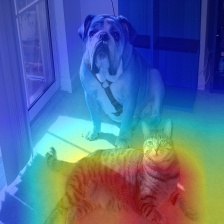
#> input picture heatmap/pytorch-grad-cam/examples/augsmooth.jpg, 224 x 224 px, given in place of 00010.jpg, which was not available
$ jupyter execute --allow-errors Untitled1.ipynb
#> lines starting #> are read from the running program, lines starting #| are printed output that depends on the picture; pictures that were not available may be replaced by others from this repository, and a replacement may not be noted
[cell 1]
import matplotlib.pyplot as plt   # 資料視覺化套件
import cv2

img0=cv2.imread('heatdata/severe/PACG/00010.jpg')
#> img0 is the input picture: shape (224, 224, 3); mean B, G, R 150.4, 104.4, 80.9
img1=cv2.imread('heatdata/severe/heatmap/PACG/10gradcam_cam.jpg')
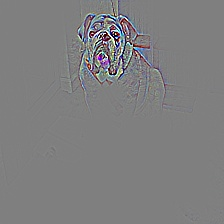
#> input picture heatmap/pytorch-grad-cam/examples/cam_gb_dog.jpg, 224 x 224 px, given in place of 10gradcam_cam.jpg, which was not available
#> img1 is the input picture: shape (224, 224, 3); mean B, G, R 127.5, 126.6, 126.8
img2=cv2.imread('heatdata/severe/heatmap/PACG/10gradcam++_cam.jpg')
img3=cv2.imread('heatdata/severe/heatmap/PACG/10eigencam_cam.jpg')
img4=cv2.imread('heatdata/severe/heatmap/PACG/10eigengradcam_cam.jpg')
img5=cv2.imread('heatdata/severe/heatmap/PACG/10scorecam_cam.jpg')
img6=cv2.imread('heatdata/severe/heatmap/PACG/10layercam_cam.jpg')

b,g,r = cv2.split(img0)
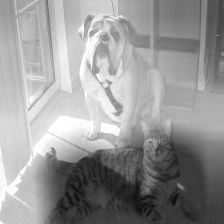
#> b: shape (224, 224); min 8, max 255, mean 150.4
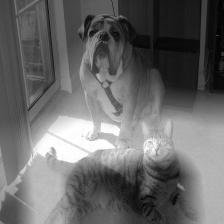
#> g: shape (224, 224); min 0, max 255, mean 104.4
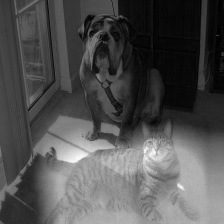
#> r: shape (224, 224); min 0, max 251, mean 80.9
img0 = cv2.merge([r,g,b])
b,g,r = cv2.split(img1)
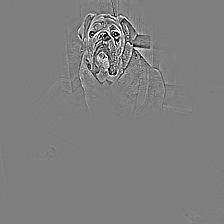
#> b: shape (224, 224); min 0, max 255, mean 127.5
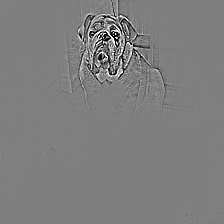
#> g: shape (224, 224); min 0, max 255, mean 126.6
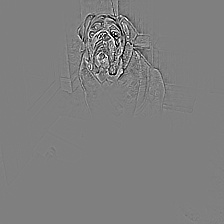
#> r: shape (224, 224); min 0, max 255, mean 126.8
img1 = cv2.merge([r,g,b])
b,g,r = cv2.split(img2)
img2 = cv2.merge([r,g,b])
#> (the rest of this cell did not finish here and is left out)

[cell 2]
img0=cv2.imread('00014.jpg')
img1=cv2.imread('camimg_wrong/gradcam_cam.jpg')
img2=cv2.imread('camimg_wrong/gradcam++_cam.jpg')
img3=cv2.imread('camimg_wrong/eigencam_cam.jpg')
img4=cv2.imread('camimg_wrong/eigengradcam_cam.jpg')
img5=cv2.imread('camimg_wrong/scorecam_cam.jpg')
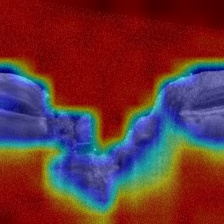
#> input picture heatmap/pytorch-grad-cam/scorecam_cam.jpg, 224 x 224 px, found by its file name
#> img5 is the input picture: shape (224, 224, 3); mean B, G, R 57.3, 52.8, 104.3
img6=cv2.imread('camimg_wrong/layercam_cam.jpg')

#> (the rest of this cell did not finish here and is left out)
